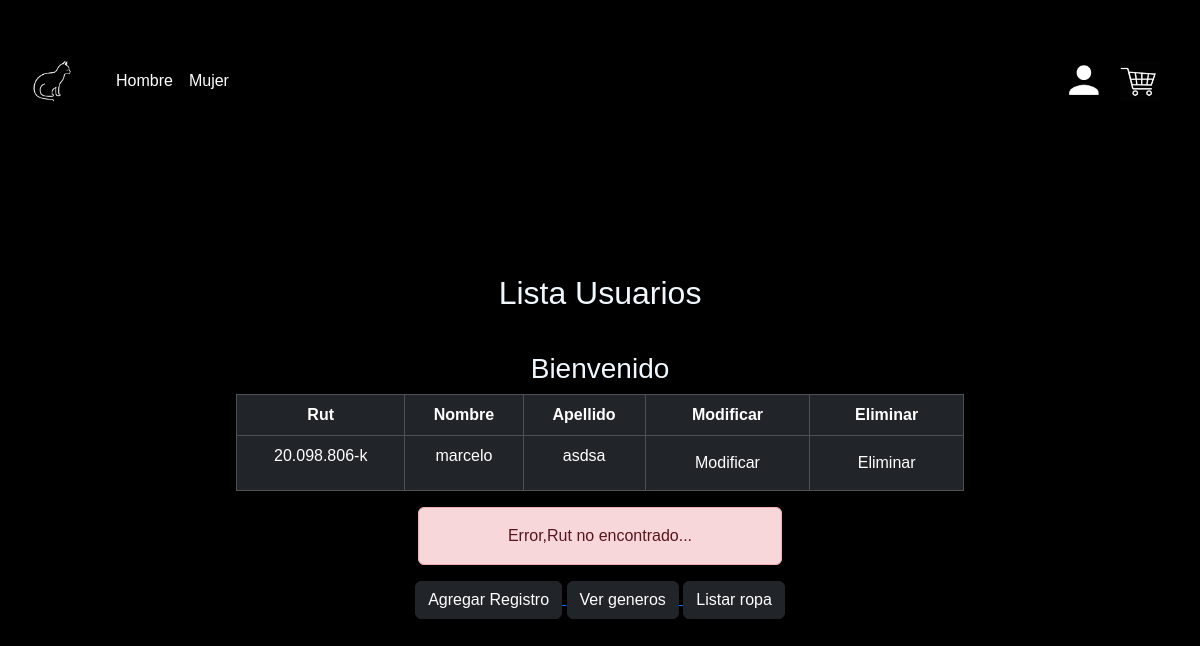
Page /darkless/user_del/1 on the earlier database version.
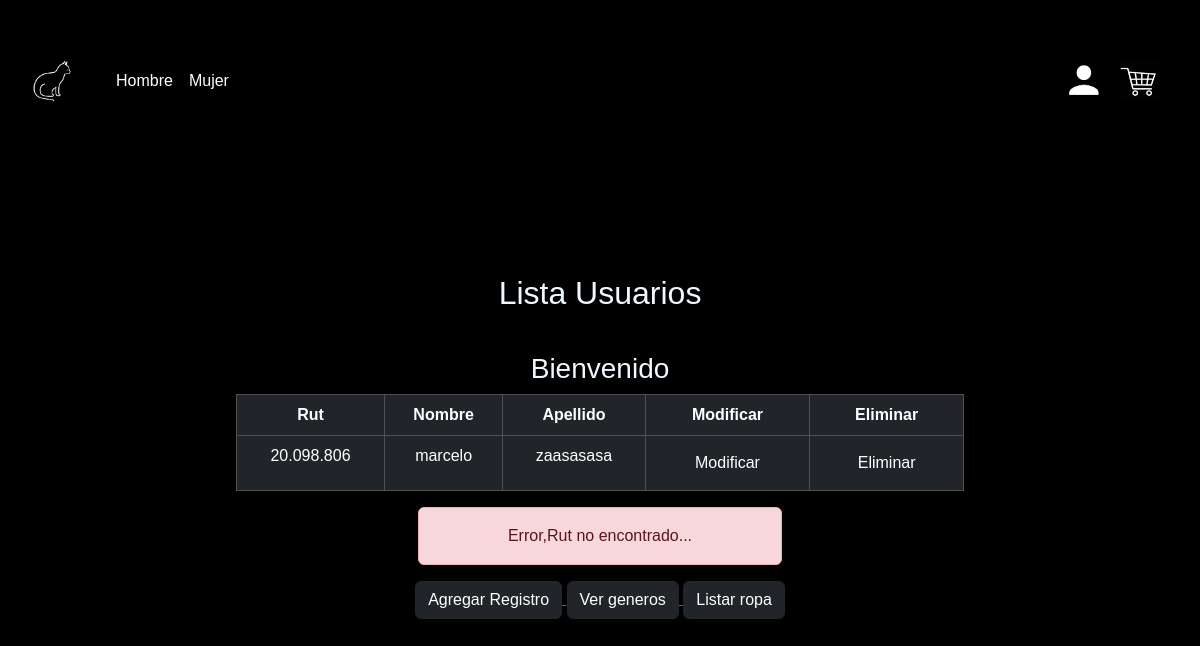
Same page on the later database version.
### Darkless/models.py (models this page shows, shortened)
class Usuario(models.Model):
    rut = models.CharField(primary_key=True, max_length=10)
    nombre = models.CharField(max_length=20)
    apellido_paterno = models.CharField(max_length=20)
    apellido_materno = models.CharField(max_length=20)
    fecha_nacimiento = models.DateField()
    id_genero = models.ForeignKey(
        "Genero", on_delete=models.CASCADE, db_column="IDGenero"
    )
    telefono = models.CharField(max_length=12)
    email = models.EmailField(max_length=100, unique=True, blank=True, null=True)
    password = models.CharField(max_length=30)
    direccion = models.CharField(max_length=50, blank=True, null=True)
    activo = models.BooleanField()

### Darkless/views.py (the view)
# urls.py: path("user_del/<str:pk>", views.user_del, name="user_del"),
def user_del(request, pk):
    try:
        usuario = Usuario.objects.get(rut=pk)
        usuario.delete()
        usuarios = Usuario.objects.all()
        context = {
            "mensaje": "Registro Eliminado",
            "usuarios": usuarios,
        }
        return render(request, "pages/crud.html", context)
    except:
        usuarios = Usuario.objects.all()
        context = {
            "mensaje": "Error,Rut no encontrado...",
            "usuarios": usuarios,
        }
        return render(request, "pages/crud.html", context)

### Darkless/templates/pages/crud.html (shortened to what this page needs)
<!DOCTYPE html>
<html lang="en">
<head>
    {% load static %}
    <link href="https://cdn.jsdelivr.net/npm/bootstrap@5.3.3/dist/css/bootstrap.min.css" rel="stylesheet">
    <link rel="stylesheet" href="{% static 'css/booscss.css'%}">
</head>
{% include 'base/header.html'%}
<body class="body">
    <main>
        <div class="container">
            <div class="row">
                <div class="col-md-8 shadow-lg mx-auto text-center p-3">
                    <h2 class="my-3">Lista Usuarios</h2><br>
                    {% if request.user.is_authenticated %}
                    <h3>Bienvenido {{request.user.username }}</h3>
                    <a href="{% url 'logout' %}">
                        <button class="btn btn-dark my-3">
                            Cerrar Sesion
                        </button>
                    </a>
                    {% else %}
                    <h3>Bienvenido</h3>
                    {% endif%}
                    <table class="table table-dark table-hover table-bordered">
                        <thead>
                            <th>Rut</th>
                            <th>Nombre</th>
                            <th>Apellido</th>
                            <th>Modificar</th>
                            <th>Eliminar</th>
                        </thead>
                        <tbody>
                            {% if usuarios %}
                            {% for tmp in usuarios%}
                            <tr>
                                <td>{{tmp.rut}}</td>
                                <td>{{tmp.nombre}}</td>
                                <td>{{tmp.apellido_paterno}}</td>
                                <td><a href="{% url 'user_findEdit' pk=tmp.rut%}"><button
                                            class="btn btn-dark">Modificar</button></a></td>
                                <td><a href="{% url 'user_del' pk=tmp.rut%}"><button
                                            class="btn btn-dark">Eliminar</button></a></td>
                            </tr>
                            {% endfor%}
                            {% endif %}
                        </tbody>
                    </table>
                    {% if mensaje%}
                    <div class="alert alert-danger w-50 mx-auto">
                        {{mensaje}}
                    </div>
                    {% endif%}
                    <a href="{% url 'user_add' %}">
                        <button class="btn btn-dark">Agregar Registro</button>
                    </a>
                    <a href="{% url 'crud_genero' %}">
                        <button class="btn btn-dark">
                            Ver generos
                        </button>
                    </a>
                    <a href="{% url 'crud_ropa2' %}">
                        <button class="btn btn-dark">
                            Listar ropa
                        </button>
                    </a>
                </div>
            </div>
        </div>
    </main>
</body>
</html>

Differences in the rows shown:
removed Usuario: rut "20.098.806-k", nombre "marcelo", apellido_paterno "asdsa"
added Usuario: rut "20.098.806", nombre "marcelo", apellido_paterno "zaasasasa"
